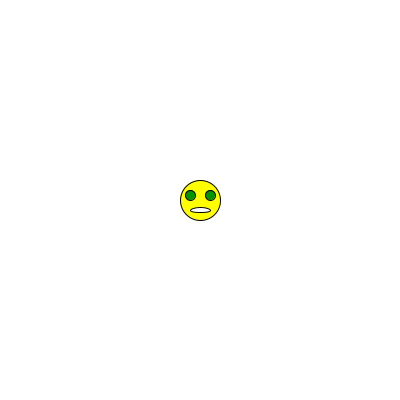
Frame 1 (no input)
Frame 60 (the mouse pressed at the canvas centre just before this capture): identical to frame 1, image omitted
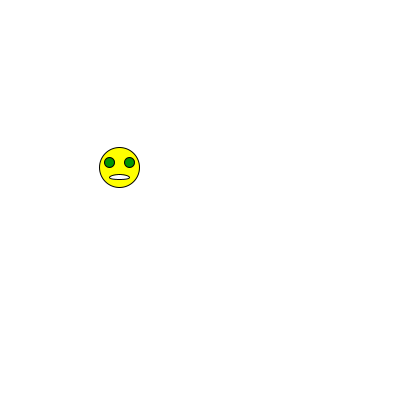
Frame 120 (the mouse held since frame 60 and released just before this capture)

The Processing sketch that drew these frames (run headless with seeded random() and noise(); from frame 60 on, the mouse is pressed at the canvas centre):

// Processing sketch: part_4
// ── part_4.pde
float cx, cy;  //center x and center y of sketch
boolean rising;

///functioc to set up the program
void setup()
{
    size(400,400);
    
    rising = false;
    cx = 200;
    cy = 200;
}

void mousePressed()
{
    cx = 200;
    cy = 200;
    rising = true;
}

void draw()
{
    background(255);    //clear the background
    
    //if(draw_on)
    {
        pushMatrix();
            translate(cx,cy);
            fill(255,255,0);    //yellow
            ellipse(0,0,40,40);  //face
            fill(0,150,0);    //green
            ellipse(-10,-5,10,10);    //eyes
            ellipse(10,-5,10,10);
            fill(255);
            ellipse(0,10,20,5);    //mouth
        popMatrix();
        
        if(rising)
       {
         cy += random(-10,10);  //make the face move up
         cx += random(-10,10);
       }
       
         
        
    
    }

}
